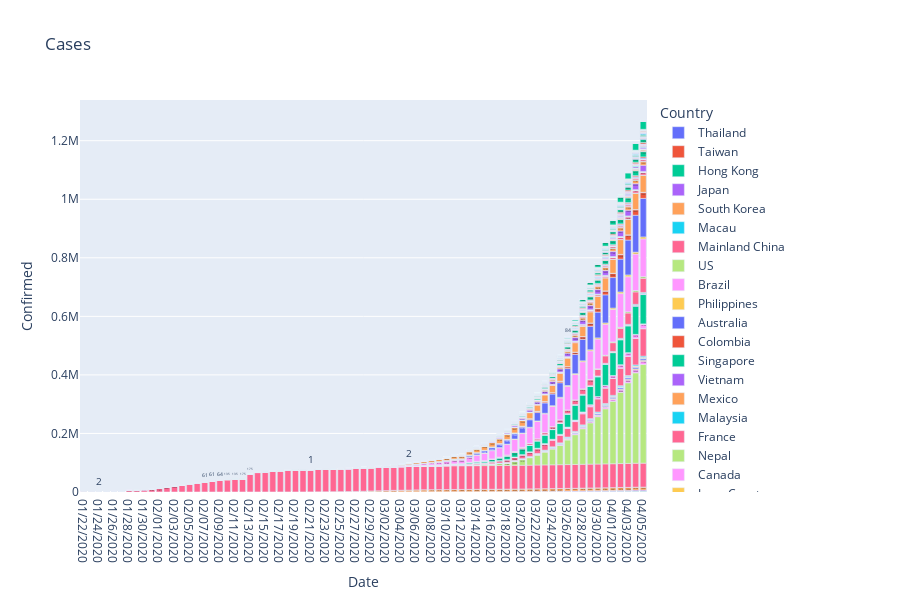
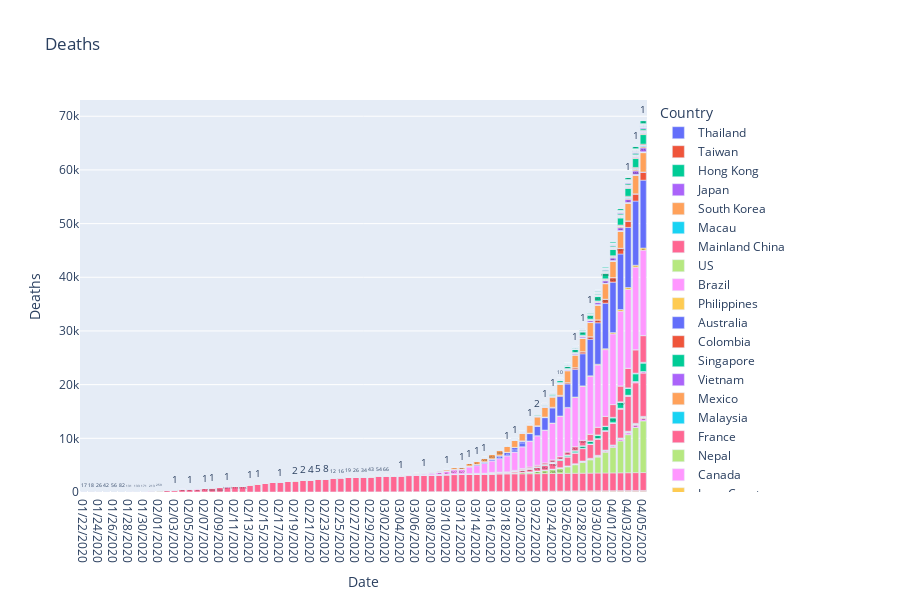
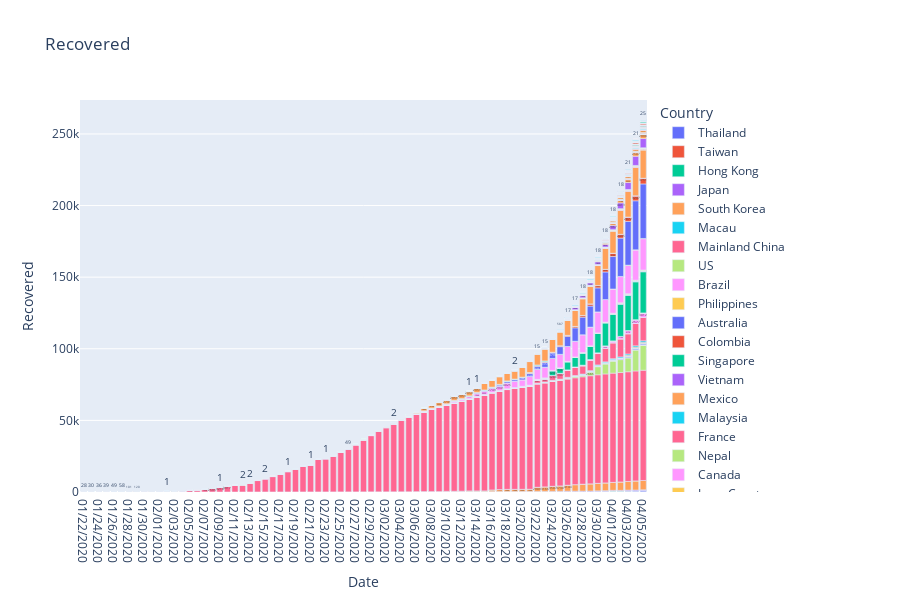

The cell these charts' notebook holds for them, in order:
### Code cell
bar_data = df.groupby(['Country', 'Date'])['Confirmed', 'Deaths', 'Recovered'].sum().reset_index().sort_values('Date', ascending=True)

fig = px.bar(bar_data, x="Date", y="Confirmed", color='Country', text = 'Confirmed', orientation='v', height=600,
             title='Cases')
fig.show()

fig = px.bar(bar_data, x="Date", y="Deaths", color='Country', text = 'Deaths', orientation='v', height=600,
             title='Deaths')
fig.show()

fig = px.bar(bar_data, x="Date", y="Recovered", color='Country', text = 'Recovered', orientation='v', height=600,
             title='Recovered')
fig.show()
